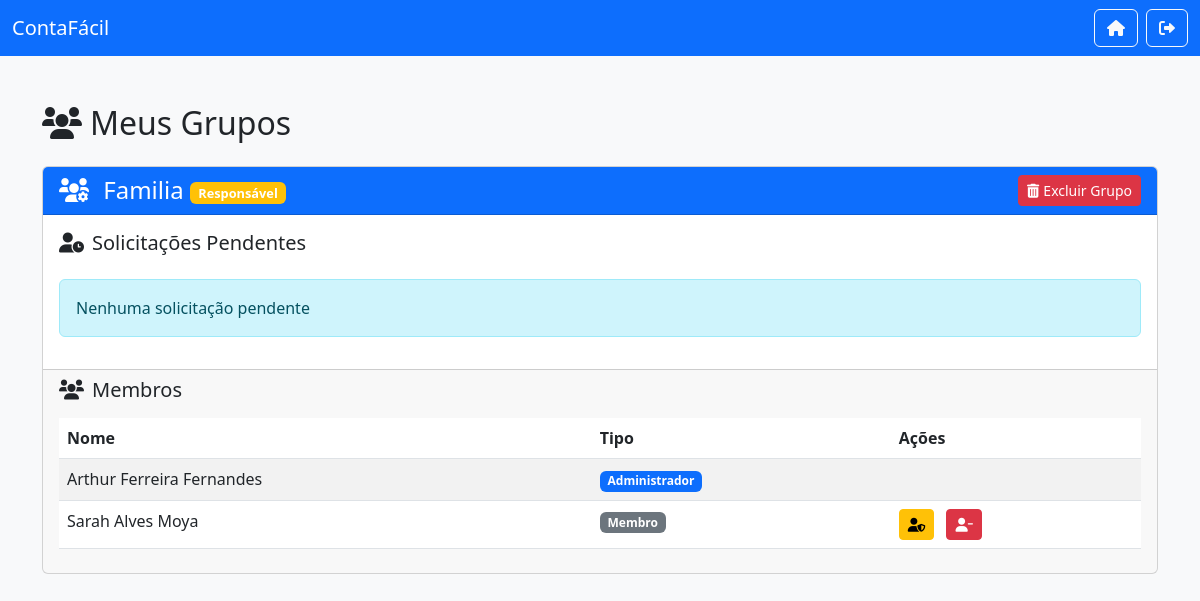
/admin_grupo.php (signed in), run on the app's committed database.
### tables this page shows
CREATE TABLE `grupos` (
  `id` int(11) NOT NULL,
  `nome_grupo` varchar(255) NOT NULL,
  `descricao` text DEFAULT NULL,
  `responsavel_id` int(11) NOT NULL,
  `data_criacao` timestamp NOT NULL DEFAULT current_timestamp()
);

CREATE TABLE `grupo_membros` (
  `grupo_id` int(11) NOT NULL,
  `usuario_id` int(11) NOT NULL,
  `data_adesao` timestamp NOT NULL DEFAULT current_timestamp(),
  `is_admin` tinyint(1) DEFAULT 0
);

CREATE TABLE `usuarios` (
  `id` int(11) NOT NULL,
  `nome_completo` varchar(255) NOT NULL,
  `cpf` char(11) DEFAULT NULL,
  `email` varchar(255) NOT NULL,
  `senha_hash` varchar(255) NOT NULL,
  `data_cadastro` timestamp NOT NULL DEFAULT current_timestamp(),
  `confirmado` tinyint(1) DEFAULT 0,
  `token` varchar(255) DEFAULT NULL,
  `data_expiracao_token` datetime DEFAULT NULL
);

### scripts/autenticacao.php (called while the page is built, shortened)
<?php
if (!function_exists('estaLogado')) {
    function estaLogado() {
        return isset($_SESSION['usuario_id']);
    }
}
?>

### admin_grupo.php (the view, shortened to what this page needs)
<?php
require_once 'scripts/autenticacao.php';
$conexao = new mysqli(DB_HOST, DB_USER, DB_PASS, DB_NAME);
function executarQuery($conexao, $sql, $tipos = null, $params = null) {
    $stmt = $conexao->prepare($sql);
    if ($tipos && $params) {
        $stmt->bind_param($tipos, ...$params);
    }
    if (!$stmt->execute()) {
        die("Erro ao executar query: " . $stmt->error);
    }
    return $stmt;
}
try {
    $usuario_id = $_SESSION['usuario_id'];
    $sql_grupos = "SELECT g.id, g.nome_grupo, g.responsavel_id
                  FROM grupos g
                  JOIN grupo_membros gm ON g.id = gm.grupo_id
                  WHERE gm.usuario_id = ?";
    $stmt_grupos = executarQuery($conexao, $sql_grupos, 'i', [$usuario_id]);
    $grupos = $stmt_grupos->get_result()->fetch_all(MYSQLI_ASSOC);
    $grupos_completos = [];
    foreach ($grupos as $grupo) {
        $grupo_id = $grupo['id'];
        $membros = $conexao->query("
            SELECT u.id, u.nome_completo, gm.is_admin
            FROM grupo_membros gm
            JOIN usuarios u ON gm.usuario_id = u.id
            WHERE gm.grupo_id = $grupo_id
        ")->fetch_all(MYSQLI_ASSOC);
        $solicitacoes = $conexao->query("
            SELECT s.id, u.nome_completo, s.data_solicitacao
            FROM solicitacoes_grupo s
            JOIN usuarios u ON s.usuario_id = u.id
            WHERE s.grupo_id = $grupo_id AND s.status = 'pendente'
        ")->fetch_all(MYSQLI_ASSOC);
        $grupos_completos[] = [
            'info' => $grupo,
            'membros' => $membros,
            'solicitacoes' => $solicitacoes
        ];
    }
} catch (Exception $e) {
    die("Erro: " . $e->getMessage());
}
?>
<!DOCTYPE html>
<html lang="pt-BR">
<head>
    <link href="https://cdn.jsdelivr.net/npm/bootstrap@5.3.0/dist/css/bootstrap.min.css" rel="stylesheet">
    <link rel="stylesheet" href="https://cdnjs.cloudflare.com/ajax/libs/font-awesome/6.0.0/css/all.min.css">
</head>
<body class="bg-light">
    <nav class="navbar navbar-expand-lg navbar-dark bg-primary mb-4">
        <div class="container-fluid">
            <a class="navbar-brand" href="index.php">ContaFácil</a>
            <div class="d-flex">
                <?php if (estaLogado()): ?>
                    <a href="index.php" class="btn btn-outline-light me-2">
                        <i class="fas fa-home"></i>
                    </a>
                    <a href="scripts/logout.php" class="btn btn-outline-light">
                        <i class="fas fa-sign-out-alt"></i>
                    </a>
                <?php endif; ?>
            </div>
        </div>
    </nav>
    <div class="container mt-5">
        <h2 class="mb-4"><i class="fas fa-users me-2"></i>Meus Grupos</h2>
        <?php foreach ($grupos_completos as $grupo): ?>
        <div class="card grupo-card">
            <div class="card-header bg-primary text-white">
            <div class="d-flex justify-content-between align-items-center">
    <h4 class="mb-0">
        <i class="fas fa-users-cog me-2"></i>
        <?= htmlspecialchars($grupo['info']['nome_grupo']) ?>
        <?php if ($grupo['info']['responsavel_id'] == $usuario_id): ?>
            <span class="responsavel-badge badge bg-warning">Responsável</span>
        <?php endif; ?>
    </h4>
    <?php if ($grupo['info']['responsavel_id'] == $usuario_id): ?>
        <a href="scripts/excluir_grupo.php?grupo_id=<?= $grupo['info']['id'] ?>"
           class="btn btn-sm btn-danger"
           onclick="return confirm('Tem certeza que deseja excluir este grupo? Essa ação não poderá ser desfeita.')">
            <i class="fas fa-trash-alt me-1"></i>Excluir Grupo
        </a>
    <?php endif; ?>
</div>
            </div>
            <div class="card-body">
                <h5 class="mb-4"><i class="fas fa-user-clock me-2"></i>Solicitações Pendentes</h5>
                <?php if (count($grupo['solicitacoes']) > 0): ?>
                <div class="list-group">
                    <?php foreach ($grupo['solicitacoes'] as $s): ?>
                    <div class="list-group-item solicitacao-item">
                        <div class="d-flex justify-content-between align-items-center">
                            <div>
                                <strong><?= htmlspecialchars($s['nome_completo']) ?></strong><br>
                                <small class="text-muted">Solicitado em: <?= date('d/m/Y H:i', strtotime($s['data_solicitacao'])) ?></small>
                            </div>
                            <div class="admin-actions">
                                <a href="scripts/processa_solicitacao.php?acao=aceitar&id=<?= $s['id'] ?>&grupo_id=<?= $grupo['info']['id'] ?>"
                                   class="btn btn-sm btn-success me-2">
                                    <i class="fas fa-check"></i>
                                </a>
                                <a href="scripts/processa_solicitacao.php?acao=recusar&id=<?= $s['id'] ?>&grupo_id=<?= $grupo['info']['id'] ?>"
                                   class="btn btn-sm btn-danger">
                                    <i class="fas fa-times"></i>
                                </a>
                            </div>
                        </div>
                    </div>
                    <?php endforeach; ?>
                </div>
                <?php else: ?>
                <div class="alert alert-info">Nenhuma solicitação pendente</div>
                <?php endif; ?>
            </div>
            <div class="card-footer">
                <h5 class="mb-3"><i class="fas fa-users me-2"></i>Membros</h5>
                <div class="table-responsive">
                    <table class="table table-striped">
                        <thead>
                            <tr>
                                <th>Nome</th>
                                <th>Tipo</th>
                                <th>Ações</th>
                            </tr>
                        </thead>
                        <tbody>
                            <?php foreach ($grupo['membros'] as $m): ?>
                            <tr>
                                <td><?= htmlspecialchars($m['nome_completo']) ?></td>
                                <td>
                                    <?php if ($m['is_admin']): ?>
                                        <span class="badge bg-primary">Administrador</span>
                                    <?php else: ?>
                                        <span class="badge bg-secondary">Membro</span>
                                    <?php endif; ?>
                                </td>
                                <td class="admin-actions">
                                    <?php if ($m['id'] != $grupo['info']['responsavel_id']): ?>
                                        <?php if (!$m['is_admin']): ?>
                                            <a href="scripts/processa_admin.php?acao=promover&usuario_id=<?= $m['id'] ?>&grupo_id=<?= $grupo['info']['id'] ?>"
                                               class="btn btn-sm btn-warning me-2"
                                               title="Tornar Administrador">
                                                <i class="fas fa-user-shield"></i>
                                            </a>
                                        <?php endif; ?>
                                        <a href="scripts/processa_admin.php?acao=remover&usuario_id=<?= $m['id'] ?>&grupo_id=<?= $grupo['info']['id'] ?>"
                                           class="btn btn-sm btn-danger"
                                           title="Remover do Grupo"
                                           onclick="return confirm('Tem certeza que deseja remover este membro?')">
                                            <i class="fas fa-user-minus"></i>
                                        </a>
                                    <?php endif; ?>
                                </td>
                            </tr>
                            <?php endforeach; ?>
                        </tbody>
                    </table>
                </div>
            </div>
        </div>
        <?php endforeach; ?>
    </div>
</body>
</html>

### admin_grupo.php (style rules this page uses)
.admin-actions { white-space: nowrap; }
.grupo-card { margin-bottom: 2rem; }
.responsavel-badge { font-size: 0.8rem; vertical-align: middle; }

### data on the page
grupos: nome_grupo "Familia", shows "Responsável"
grupo_membros: usuario.nome_completo "Arthur Ferreira Fernandes", is_admin "Administrador"
grupo_membros: usuario.nome_completo "Sarah Alves Moya", is_admin "Membro"
